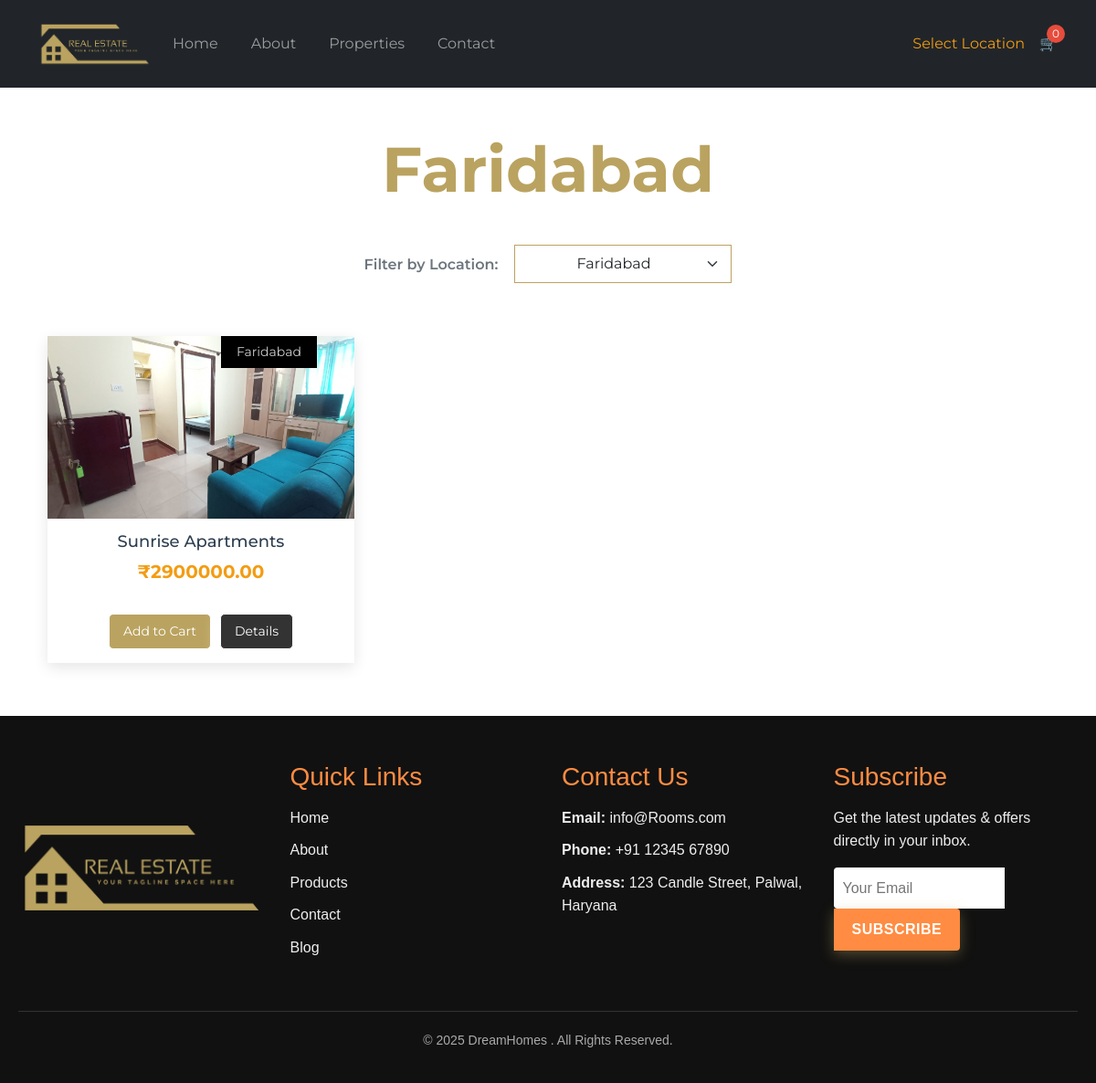
Screenshot of /properties/1/ with the database file from the repository.
### store/models.py (models this page shows, shortened)
class Location(models.Model):
    name = models.CharField(max_length=100)
    icon = models.ImageField(upload_to='icons/', blank=True, null=True)  # Add icon field
    def __str__(self):
        return self.name

class Product(models.Model):
    name = models.CharField(max_length=200)
    price = models.DecimalField(max_digits=10, decimal_places=2)
    description = models.TextField()
    image = models.ImageField(upload_to='products/')
    stock = models.IntegerField(default=0)
    location = models.ForeignKey(Location, on_delete=models.CASCADE, null=True, blank=True)
    category = models.ForeignKey(Category, on_delete=models.CASCADE, null=True, blank=True)

### store/views.py (the view)
# urls.py: path('properties/', views.properties_by_location, name='properties_all'),
def properties_by_location(request, location_id=None):
    locations = Location.objects.all()
    selected_location = None
    products = Product.objects.all()
    if location_id:
        selected_location = get_object_or_404(Location, id=location_id)
        products = products.filter(location=selected_location)
    context = {
        'locations': locations,
        'selected_location': selected_location,
        'products': products
    }
    return render(request, 'store/properties.html', context)

### store/templates/store/properties.html (shortened to what this page needs)
{% include 'store/header.html' %}
{% block content %}
<section class="property">
<div class="container my-1">
  <h2 class="text-center mb-4"> {{ selected_location.name|default:"Properties" }}</h2>
  <div class="location-filter mb-5">
    <label for="locationSelect" class="fw-semibold text-secondary me-2">Filter by Location:</label>
    <select id="locationSelect" class="form-select w-auto" onchange="window.location.href=this.value;">
      {% for loc in locations %}
      <option value="{% url 'properties_by_location' loc.id %}" {% if selected_location and selected_location.id == loc.id %}selected{% endif %}>
        {{ loc.name }}
      </option>
      {% endfor %}
    </select>
  </div>
  <div class="row g-4">
    {% for product in products %}
    <div class="col-lg-4 col-md-6">
      <div class="product">
        <a href="{% url 'product_detail' product.id %}">
          <img src="{{ product.image.url }}" alt="{{ product.name }}">
        </a>
        <div class="product-info">
          <p class="location"> {{ product.location.name }}</p>
          <h3>{{ product.name }}</h3>
          <div class="price">₹{{ product.price }}</div>
          <div class="product-actions">
            <a href="{% url 'add_to_cart' product.id %}" class="btn btn-small add-to-cart-btn"
              data-product-id="{{ product.id }}">
              Add to Cart
            </a> <a href="{% url 'product_detail' product.id %}" class="btn btn-small btn-outline">Details</a>
          </div>
        </div>
      </div>
    </div>
    {% empty %}
    <div class="col-12 text-center">
      <p class="text-muted fs-5">No properties available in this location yet.</p>
    </div>
    {% endfor %}
  </div>
</div>
</section>
{% endblock %}
{% include 'store/footer.html' %}

### store/templates/store/header.html (style rules this page uses)
* { margin: 0; padding: 0; box-sizing: border-box; }
body { font-family: "Montserrat", sans-serif; background: #fff; color: #333; line-height: 1.6; }
a.btn { border: 3px solid #baa360; background: #baa360; color: #fff; margin-top: 20px; box-shadow: 2px 4px 20px !important; border-radius: 46px; padding: 10px 22px; }
p.location { position: absolute; background: #fff; top: 0; right: 41px; font-size: 14px; padding: 6px 17px; filter: invert(1); }
a.btn.btn-small.btn-outline { background: #333; }
.product { background: white; border-radius: 0; box-shadow: 0 5px 15px rgba(0,0,0,0.1); margin: 10px; min-width: 280px; overflow: hidden; flex-shrink: 0; position: relative; }
.product img { width: 100%; height: 200px; object-fit: cover; }
.product-info { padding: 15px; text-align: center; }
.product-info h3 { font-size: 18px; margin-bottom: 5px; color: #2c3e50; }
.product-info .price { font-weight: bold; font-size: 20px; color: #f39c12; margin-bottom: 10px; }
.product-actions { display: flex; justify-content: center; gap: 10px; }
.product-actions .btn-small { padding: 8px 15px; font-size: 14px; border-radius: 5px; border: 1px solid; }
.btn-outline { background: transparent; border: 1px solid #f39c12; color: #f39c12; }

### store/templates/store/properties.html (style rules this page uses)
h2 { font-weight: 700; color: #2c3e50; }
.location-filter { display: flex; justify-content: center; align-items: center; gap: 10px; }
section.property { background: #fff; padding: 44px 0px; }
select.form-select { border-radius: 0px; padding: 8px 67px; border: 1px solid #baa360; transition: all 0.3s ease; }
.property h2.text-center.mb-4 { font-size: 69px; color: #baa360; padding-bottom: 18px; }

### rows the page displays
Location: name "Faridabad"
Product: image (picture), location.name "Faridabad", name "Sunrise Apartments", price "2900000.00"

### other values shown
{{ cart_count }} "0"
form field value "Faridabad"
